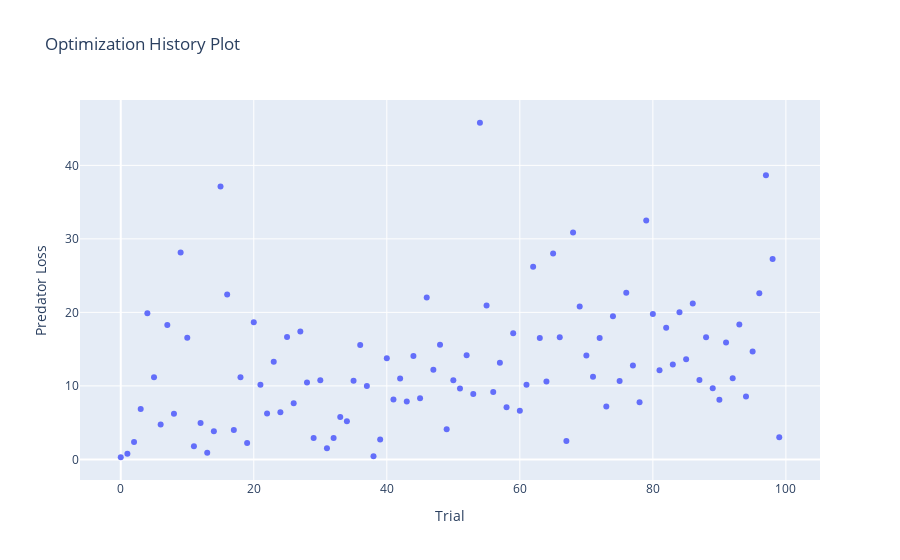
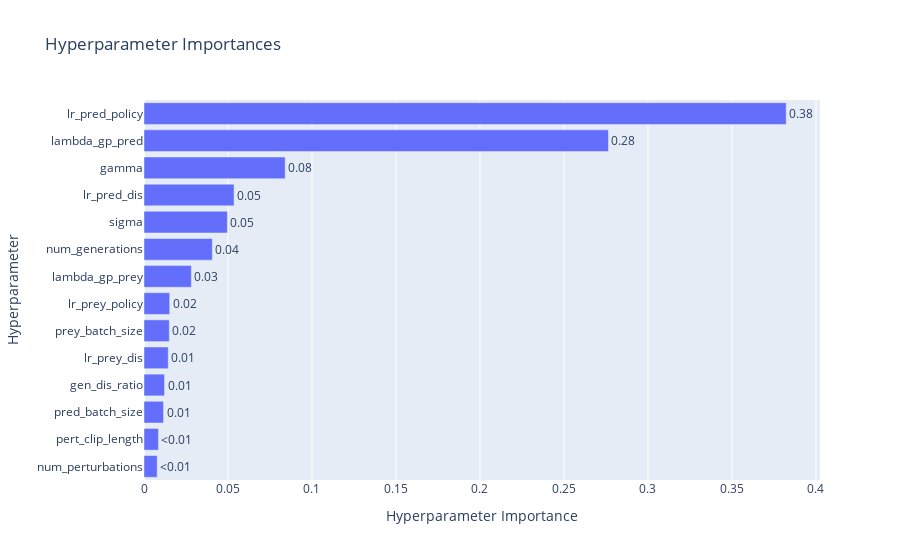
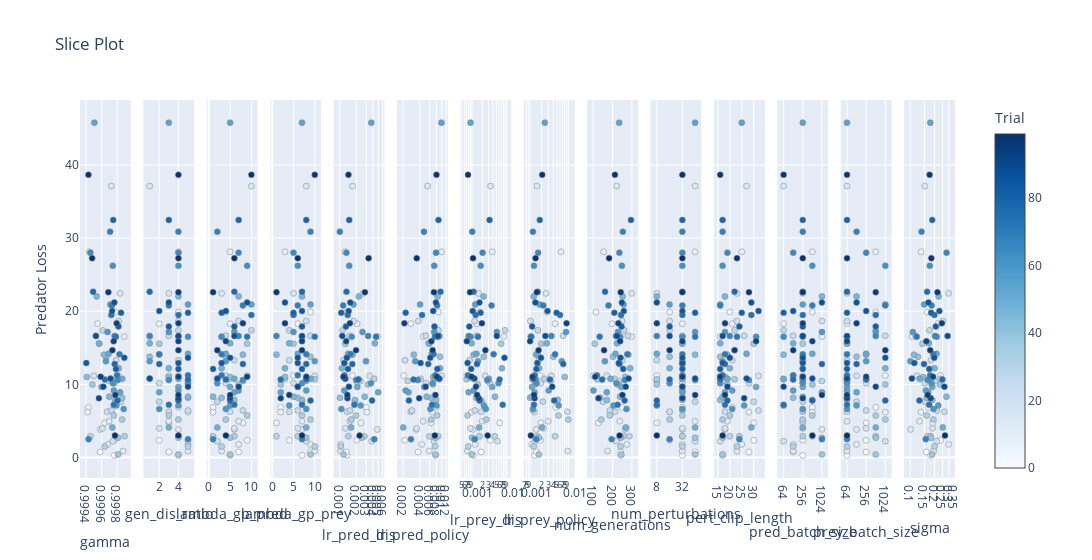
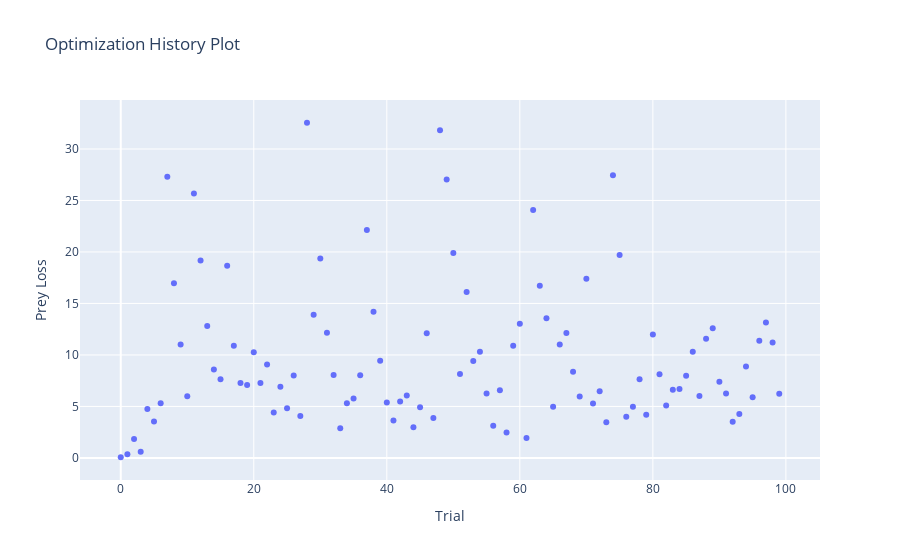

Notebook code cell kept with these figures, in order:
### Code cell
# BEIM NÄCHSTEN DURCHLAUF HIER PLOTS TESTEN!
# https://optuna.readthedocs.io/en/stable/reference/visualization/index.html

with open(file_path, "rb") as f:
    study = pickle.load(f)

print("Best hyperparameters:", study.best_trials)

best_trials_path = os.path.join(tuning_path, "best_trials.txt")
os.makedirs(os.path.dirname(best_trials_path), exist_ok=True)
with open(best_trials_path, "w") as f:
    for trial in study.best_trials:
        f.write(str(trial) + "\n\n")

#PREDATOR
fig1 = vis.plot_optimization_history(study, target=lambda t: t.values[0], target_name="Predator Loss")
write_html(fig1, file=os.path.join(tuning_path, "opt_history_predator.html"))
fig1.show()

fig3 = vis.plot_param_importances(study, target=lambda t: t.values[0], target_name="Predator Loss")
write_html(fig3, file=os.path.join(tuning_path, "param_importance_predator.html"))
fig3.show()

fig5 = vis.plot_slice(study, target=lambda t: t.values[0], target_name="Predator Loss")
write_html(fig5, file=os.path.join(tuning_path, "slice_plot_predator.html"))
fig5.show()

# PREY
fig2 = vis.plot_optimization_history(study, target=lambda t: t.values[1], target_name="Prey Loss")
write_html(fig2, file=os.path.join(tuning_path, "opt_history_prey.html"))
fig2.show()

fig4 = vis.plot_param_importances(study, target=lambda t: t.values[1], target_name="Prey Loss")
write_html(fig4, file=os.path.join(tuning_path, "param_importance_prey.html"))
fig4.show()

fig6 = vis.plot_slice(study, target=lambda t: t.values[1], target_name="Prey Loss")
write_html(fig6, file=os.path.join(tuning_path, "slice_plot_prey.html"))
fig6.show()
